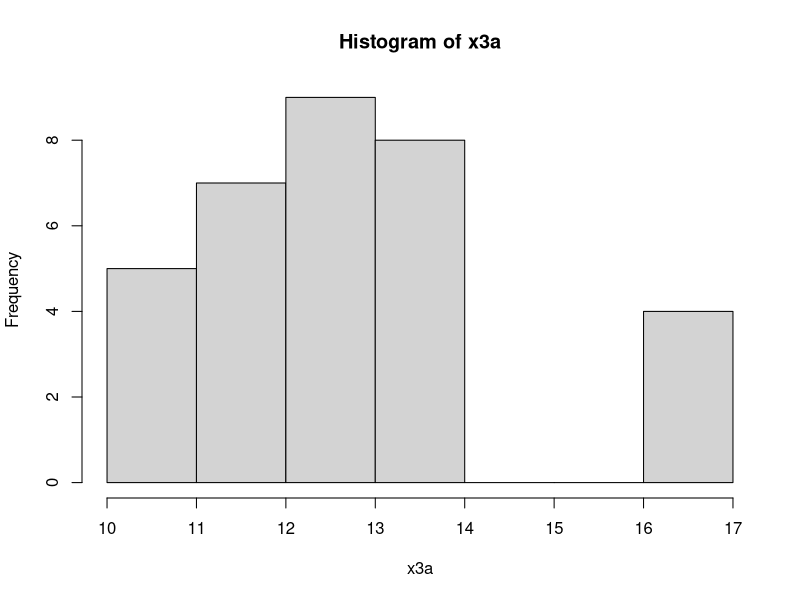

Source code (R): (Note: this script raises an error after producing the figure.)
# A1
x = c(10,20,30,40,50)
x1 = rep(x,c(3,5,2,4,4))
x1
x2 = c(x1[1:10],c(10,10),x1[11:18])
x2
mean(x2)
table(x2)
# A2
marks = c(10,12,13,14,17)
mean(marks)
students = c(5,7,9,8,4)
DFD = marks*students
DFD
DFDm = sum(DFD)/sum(students)
DFDm
x = rep(marks,students)
x
mean(x)
table(x)
marks2c = c('10-20','20-30','30-40','40-50')
students2c = c(5,7,9,8)
df2c = data.frame(marks2c,students2c)
df2c
str(df2c)
midpt2c = c(15,25,35,45)
df2c$mid2c = midpt2c
df2c
df2c$total = df2c$students2c*df2c$mid2c
df2c
sum(df2c$total)/sum(df2c$students2c)
x = rep(df2c$mid2c,df2c$students2c)
mean(x)
x3a = rep(marks,students)
x3a
hist(x3a)

xmarks1 = c(15,25,35,45)
students1 = c(5,7,8,9)
CFD = marks1*students1
CFD
CFDm = sum(CFD)/sum(students1)
CFDm
# A3
m = c(12,63, 61, 63, 87, 65, 1, 24, 67, 52, 70, 55, 29, 93, 30, 84, 29, 27, 19,
      24, 32, 31, 16, 4, 22, 82, 53, 92, 84, 5, 46, 27, 31, 51, 19, 76, 21, 26,
      100, 81, 56, 65, 32, 63, 33, 51, 68, 49, 25, 77)
cat(m)
breaks = seq(0,100,by=10)
m.cut = cut(m,breaks)
m.cut
m.table = table(m.cut)
m.table
cbind(m.table)
m1 = matrix(marks,students)
hist(m1)
# class
set.seed(1234)
x = ceiling(rnorm(100,60,15))# generates random normal distribution(pts,mean,sd)
x
mean(x)
table(x)
range(x)
bks = seq(0,100,10)#seq(min(x),max(x),by=10)
bks
x[c(1,2,3,4,5)] = c(0,10,11,99,100)
x
(bks = seq(0,100,10))# round brackets to display variable
classint1 = cut(x,breaks=bks)
head(classint1,n=5)
head(x,n=5)
table(classint1)
table(classint1,useNA='ifany')
classint2 = cut(x,breaks=bks,right=F)
head(classint2,n=5)
head(x,n=5)
table(classint2,useNA='ifany')
# correct problem of NA
classint1a = cut(x,breaks=bks,include.lowest=T)
as.character(head(classint1a,n=5))
head(x,n=5)
table(classint1a,useNA='ifany')
classint2a =cut(x,breaks=bks,include.lowest=T,right=F)
as.character(head(classint2a,n=5))
table(classint2a,useNA='ifany')
#giving labels
classint1b = cut(x,breaks=bks,include.lowest=T,labels=LETTERS[1:length(bks)-1])
as.character(head(classint1b,n=5))
LETTERS[1:5];letters[1:8];month.abb[1:5]
length(bks)# length is 11 but we need 10 intervals so length(bks)-1
LETTERS[1:length(bks)-1]
head(x,n=5)
table(classint1b,useNA='ifany')
